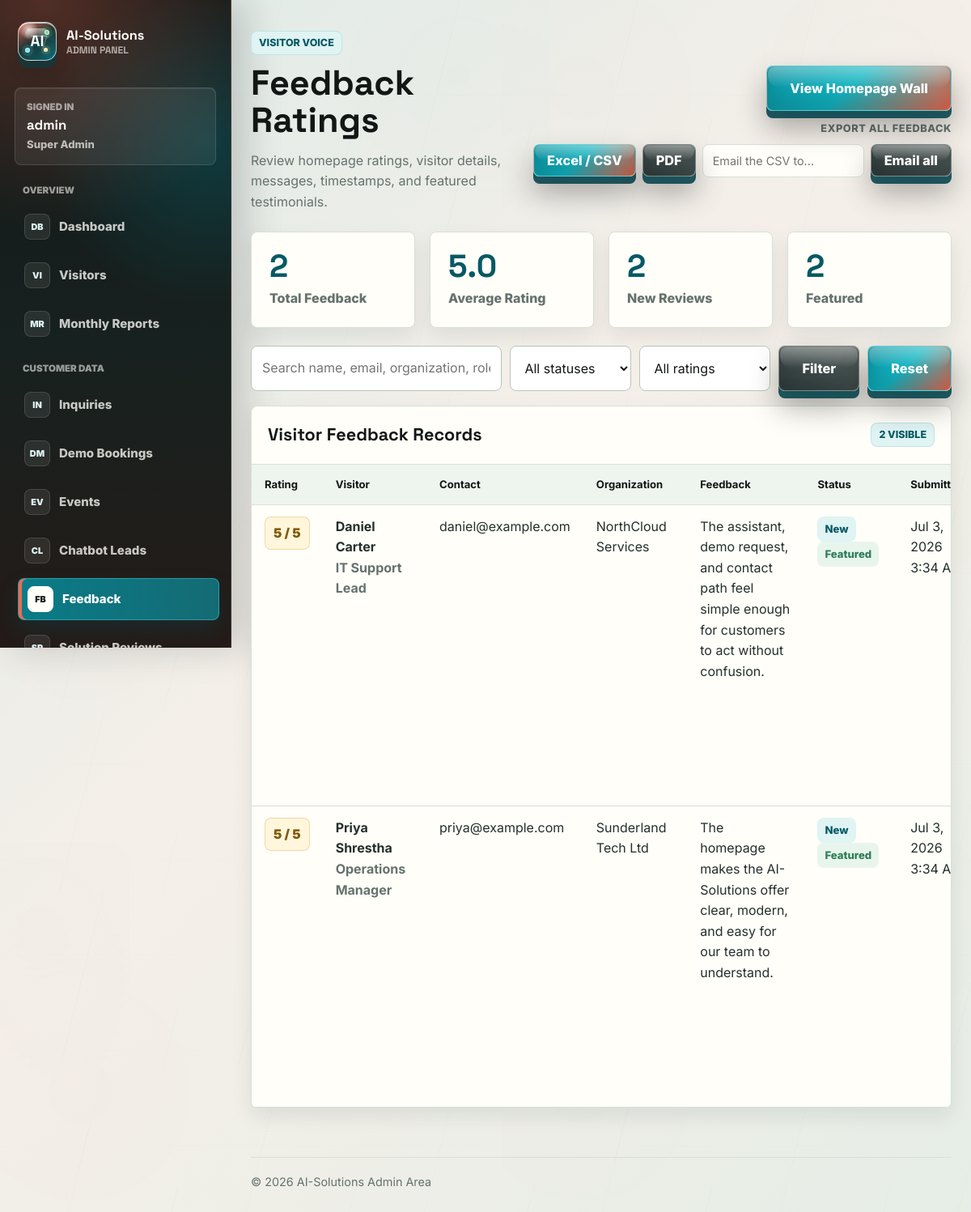
Page /admin/visitor-feedback.php (signed in) on the committed database.
### tables this page shows
CREATE TABLE visitor_feedback (
 id INT AUTO_INCREMENT PRIMARY KEY,
 visitor_name VARCHAR(150) NOT NULL,
 email VARCHAR(150) NOT NULL,
 company_name VARCHAR(150) NULL,
 role_title VARCHAR(150) NULL,
 rating TINYINT UNSIGNED NOT NULL,
 message TEXT NOT NULL,
 status VARCHAR(50) NOT NULL DEFAULT 'New',
 admin_note TEXT NULL,
 is_featured TINYINT(1) NOT NULL DEFAULT 0,
 created_at DATETIME NOT NULL DEFAULT CURRENT_TIMESTAMP,
 updated_at DATETIME NULL
);

### includes/functions.php (called while the page is built, shortened)
<?php
function e($value) {
    return htmlspecialchars((string) $value, ENT_QUOTES, 'UTF-8');
}

### admin/visitor-feedback.php (the view, shortened to what this page needs)
<?php
require_once __DIR__ . '/../includes/db.php';
require_once __DIR__ . '/../includes/report-export.php';
$search = trim($_GET['search'] ?? '');
$where = ['1=1'];
$params = [];
$stmt = $pdo->prepare('SELECT * FROM visitor_feedback WHERE ' . implode(' AND ', $where) . ' ORDER BY created_at DESC, id DESC');
$stmt->execute($params);
$records = $stmt->fetchAll();
$stats = $pdo->query('SELECT COUNT(*) total, AVG(rating) average_rating, SUM(status = "New") new_count, SUM(is_featured = 1) featured_count FROM visitor_feedback')->fetch();
$total_feedback = (int) ($stats['total'] ?? 0);
$average_rating = $total_feedback ? number_format((float) $stats['average_rating'], 1) : '0.0';
$new_feedback = (int) ($stats['new_count'] ?? 0);
$featured_feedback = (int) ($stats['featured_count'] ?? 0);
include 'admin-header.php';
?>
<div class="admin-hero">
    <div>
        <span class="section-kicker">Visitor voice</span>
        <h1>Feedback Ratings</h1>
        <p>Review homepage ratings, visitor details, messages, timestamps, and featured testimonials.</p>
    </div>
    <div class="hero-aside">
        <a class="btn btn-primary" href="../index.php#visitor-feedback">View Homepage Wall</a>
        <?= render_export_all_toolbar('feedback', 'feedback') ?>
    </div>
</div>
<div class="admin-grid">
    <div class="stat-card"><span class="number"><?= e($total_feedback) ?></span><p>Total Feedback</p></div>
    <div class="stat-card"><span class="number"><?= e($average_rating) ?></span><p>Average Rating</p></div>
    <div class="stat-card"><span class="number"><?= e($new_feedback) ?></span><p>New Reviews</p></div>
    <div class="stat-card"><span class="number"><?= e($featured_feedback) ?></span><p>Featured</p></div>
</div>
<form class="search-bar feedback-filter-bar" method="get">
    <input name="search" value="<?= e($search) ?>" placeholder="Search name, email, organization, role, or message">
    <select name="status" aria-label="Filter by status">
        <option value="">All statuses</option>
    </select>
    <select name="rating" aria-label="Filter by rating">
        <option value="0">All ratings</option>
    </select>
    <button class="btn btn-secondary" type="submit">Filter</button>
    <a class="btn btn-primary" href="visitor-feedback.php">Reset</a>
</form>
<div class="table-panel feedback-admin-panel">
    <div class="table-header"><h2>Visitor Feedback Records</h2><span class="badge"><?= count($records) ?> visible</span></div>
    <div class="table-responsive">
        <table>
            <thead><tr><th>Rating</th><th>Visitor</th><th>Contact</th><th>Organization</th><th>Feedback</th><th>Status</th><th>Submitted</th><th>Actions</th></tr></thead>
            <tbody>
            <?php foreach ($records as $r): ?>
                <tr>
                    <td><span class="rating-badge"><?= e($r['rating']) ?> / 5</span></td>
                    <td><strong><?= e($r['visitor_name'] ?? '') ?></strong><br><span class="muted-text"><?= e($r['role_title'] ?: 'Visitor') ?></span></td>
                    <td><?= e($r['email'] ?? '') ?></td>
                    <td><?= e($r['company_name'] ?: 'Not provided') ?></td>
                    <td class="table-summary"><?= e($r['message'] ?? '') ?></td>
                    <td>
                        <span class="status <?= e(strtolower(str_replace(' ', '-', $r['status'] ?? 'new'))) ?>"><?= e($r['status'] ?? 'New') ?></span>
                        <?php if (!empty($r['is_featured'])): ?><span class="status featured">Featured</span><?php endif; ?>
                    </td>
                    <td><?= e(date('M j, Y g:i A', strtotime($r['created_at'] ?? 'now'))) ?></td>
                </tr>
            <?php endforeach; ?>
            </tbody>
        </table>
    </div>
</div>
<?php include 'admin-footer.php'; ?>

### rows in the picture
visitor_feedback: rating "5", visitor_name "Daniel Carter", role_title "IT Support Lead", email "daniel@example.com", company_name "NorthCloud Services", message "The assistant, demo request, and contact path feel simple enough for customers to act without confusion.", status "New", is_featured "Featured", created_at "Jul 3, 2026 3:34…"
visitor_feedback: rating "5", visitor_name "Priya Shrestha", role_title "Operations Manager", email "priya@example.com", company_name "Sunderland Tech Ltd", message "The homepage makes the AI-Solutions offer clear, modern, and easy for our team to understand.", status "New", is_featured "Featured", created_at "Jul 3, 2026 3:34…"

### other values in the picture
admin_name() "admin"
str_replace('_', ' ', admin_role()) "Super Admin"
$group_label "OVERVIEW"
$item['icon'] "DB"
$item['label'] "Dashboard"
$item['icon'] "VI"
$item['label'] "Visitors"
$item['icon'] "MR"
$item['label'] "Monthly Reports"
$group_label "CUSTOMER DATA"
$item['icon'] "IN"
$item['label'] "Inquiries"
$item['icon'] "DM"
$item['label'] "Demo Bookings"
$item['icon'] "EV"
